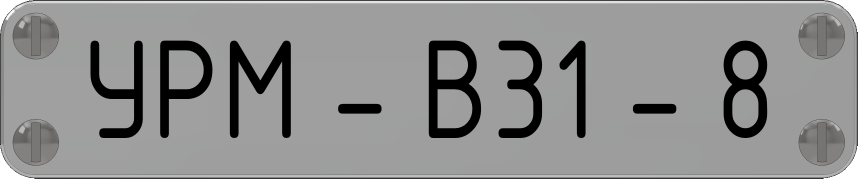
#> input picture labels/105_145x30.png, 1715 x 357 px (shown at 1/2 size); its folder holds only this picture in this run
$ jupyter execute --allow-errors data_set_generation.ipynb   (older library calls are emulated)
#> lines starting #> are read from the running program, lines starting #| are printed output that depends on the picture; after the words box and inside, x2 and y2 are one past the last pixel; in counts of white or black regions, pixels touching at a corner belong together
[cell 1]
import random
from glob import glob
from pathlib import Path
import cv2
import numpy as np

LABELS_DIR = "labels"
BACKGROUNDS_DIR = "backgrounds"
OUT_IMG_DIR = Path("output/images")
OUT_ANN_DIR = Path("output/labels")

NUM_SYNTHETIC      = 1000
OUTPUT_W, OUTPUT_H = 640, 480

MARGIN             = 50
MIN_SCALE          = 0.1
MAX_SCALE_DEFAULT  = 0.4
DX_DY_RANGE        = 20
NOISE_SIGMA        = 5

MIN_LABELS_PER_IMG = 2
MAX_LABELS_PER_IMG = 4
MAX_PLACE_ATTEMPTS = 30
MAX_JITTER_ATTEMPTS= 60

GAMMA_PROB  = 0.6
SHADOW_PROB = 0.5

DEBUG_DRAW  = False
DEBUG_LIMIT = 20


HASH_MAP = {
    '105_145x30': 0,
    '105_50x80' : 1,
    '106_100x30': 2,
    '106_50x80' : 3,
    '107_50x80' : 4,
    '108_50x80' : 5,
    '409_146x30': 6,
    '409_50x80' : 7,
    '410_50x80' : 8,
    '411_50x80' : 9,
    '412_50x80' : 10,
    '417_50x80' : 11,
}

OUT_IMG_DIR.mkdir(parents=True, exist_ok=True)
OUT_ANN_DIR.mkdir(parents=True, exist_ok=True)

[cell 2]
def gamma_correction(img:np.ndarray)->np.ndarray:
    if random.random()>GAMMA_PROB:
        return img
    gamma=random.uniform(0.6,1.4)
    inv=1.0/gamma
    table=np.array([(i/255.0)**inv*255 for i in range(256)],dtype=np.uint8)
    return cv2.LUT(img,table)

def add_shadow(img:np.ndarray)->np.ndarray:
    if random.random()>SHADOW_PROB:
        return img
    h,w=img.shape[:2]
    mask=np.zeros((h,w),np.float32)
    if random.random()<0.5:
        n_pts = random.randint(3, 8)
        pts = np.column_stack((
            np.random.randint(0, w, n_pts),
            np.random.randint(0, h, n_pts)
        )).astype(np.int32)
        cv2.fillPoly(mask,[pts],1.0)
    else:
        center=(random.randint(0,w),random.randint(0,h))
        axes=(random.randint(w//4,w),random.randint(h//4,h))
        angle=random.uniform(0,360)
        cv2.ellipse(mask,center,axes,angle,0,360,1.0,-1)
    k=random.randrange(101,201,2)
    mask=cv2.GaussianBlur(mask,(k,k),0)
    intensity=random.uniform(0.3,0.7)
    return (img.astype(np.float32)*(1-intensity*mask[...,None])).astype(np.uint8)

def add_noise_jpeg(img:np.ndarray)->np.ndarray:
    noise=np.random.normal(0,NOISE_SIGMA,img.shape).astype(np.int16)
    img=cv2.add(img,noise,dtype=cv2.CV_8U)
    _,enc=cv2.imencode('.jpg',img,[cv2.IMWRITE_JPEG_QUALITY,random.randint(60,95)])
    return cv2.imdecode(enc,cv2.IMREAD_COLOR)

def order_corners(pts:np.ndarray)->np.ndarray:
    y_sorted=pts[np.argsort(pts[:,1])]
    tl,tr=y_sorted[:2][np.argsort(y_sorted[:2,0])]
    bl,br=y_sorted[2:][np.argsort(y_sorted[2:,0])]
    return np.array([tl,tr,br,bl],np.float32)

def overlap(r1,r2):
    return not (r1[2]<=r2[0] or r2[2]<=r1[0] or r1[3]<=r2[1] or r2[3]<=r1[1])

[cell 3]
label_infos = []
for p in sorted(glob(f"{LABELS_DIR}/*")):
    img = cv2.imread(p, cv2.IMREAD_UNCHANGED)
#> img is the input picture: shape (357, 1715, 4); mean B, G, R, A 142.1, 142.4, 142.2, 251.3
    if img is None:
        continue
    alpha = img[:,:,3] if img.shape[2]==4 else None
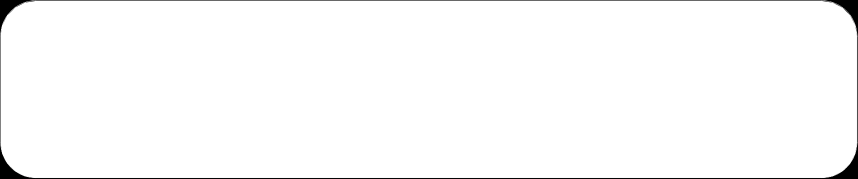
#> alpha: shape (357, 1715) (shown at 1/2 size); min 0, max 255, mean 251.3
    mask = (alpha>10) if alpha is not None else (cv2.cvtColor(img,cv2.COLOR_BGR2GRAY)>10)
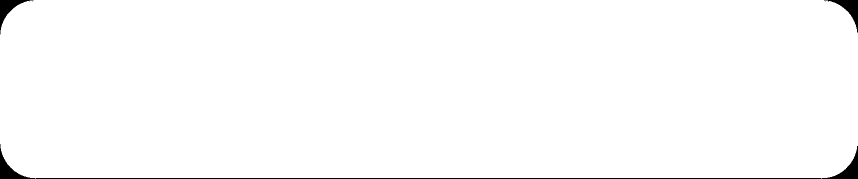
#> mask: shape (357, 1715) bool (shown at 1/2 size); 99% white; 9 black regions (4 under 20 px), largest, box (x1, y1, x2, y2) and area: (72, 356, 1643, 357) 1571, (0, 288, 71, 357) 1175, (0, 0, 67, 69) 1164, (1644, 292, 1715, 357) 1155, (1648, 0, 1715, 65) 1146
    ys,xs = np.where(mask)
    if ys.size==0:
        continue
    x1,x2,y1,y2 = xs.min(),xs.max(),ys.min(),ys.max()
#> x1 = 0; x2 = 1714; y1 = 0; y2 = 356
    trimmed = img[y1:y2+1,x1:x2+1].copy()
    label_infos.append({"img":trimmed,"w":trimmed.shape[1],"h":trimmed.shape[0],"name":Path(p).stem})

if not label_infos:
    raise RuntimeError("Разметка не найдена!")

[cell 4]
CLASS_ID_MAP = HASH_MAP.copy()
next_id = max(CLASS_ID_MAP.values(),default=-1)+1
for info in label_infos:
    if info["name"] not in CLASS_ID_MAP:
        CLASS_ID_MAP[info["name"]]=next_id; next_id+=1
#> this loop made 1 pass
#> after the loop, CLASS_ID_MAP = 12 items; next_id = 12

backgrounds = [cv2.imread(p,cv2.IMREAD_COLOR) for p in sorted(glob(f"{BACKGROUNDS_DIR}/*"))]
#> (the rest of this cell did not finish here and is left out)

$ run again, on labels/409_146x30.png
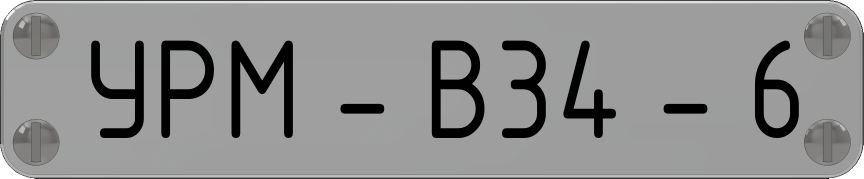
#> input picture labels/409_146x30.png, 1727 x 357 px (shown at 1/2 size)
#> img is the input picture: shape (357, 1727, 4); mean B, G, R, A 142.1, 142.3, 142.1, 251.2
#> mask: shape (357, 1727) bool; 98.9% white; 21 black regions (18 under 20 px), largest, box (x1, y1, x2, y2) and area: (0, 285, 1727, 357) 3942, (0, 0, 68, 284) 1390, (1659, 0, 1727, 66) 1160
#> x1 = 0; x2 = 1726; y1 = 0; y2 = 355
#> `trimmed = img[y1:y2+1,x1:x2+1].copy()`:
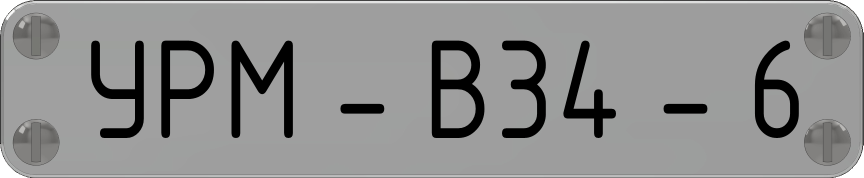
#> trimmed: shape (356, 1727, 4) (shown at 1/2 size); mean B, G, R, A 142.3, 142.5, 142.3, 251.9
#> the loop `for info in label_infos:` made 1 pass
#> after the loop `for info in label_infos:`: CLASS_ID_MAP = 12 items; next_id = 12
